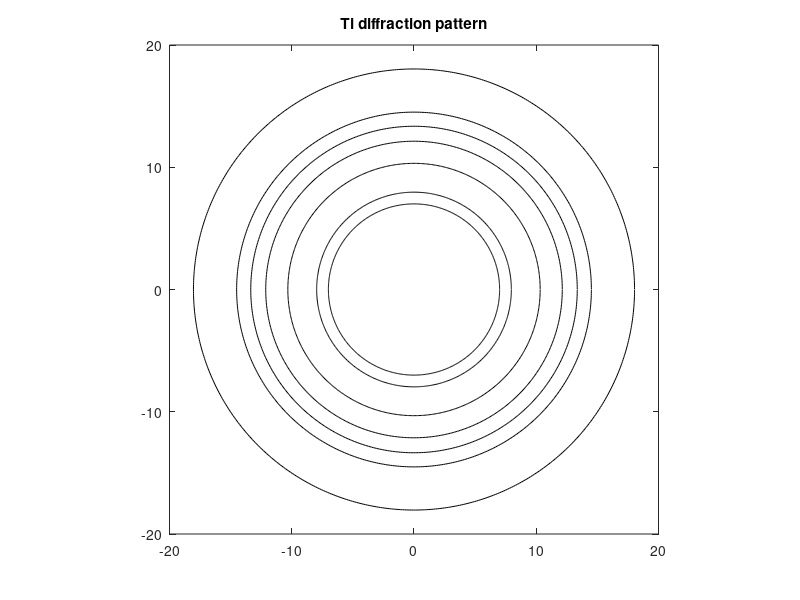

Here is the MATLAB script that generated this plot:
%Ti-alpha diffraction pattern
% HEXAGONAL
clear all;
t = 0:0.01:2*pi;
a=2.95;
c=4.72;
k_Cu=1.542;
CL=17.89;
h=[1 1 1 1 1 2 0 2 2 2];
k=[0 0 0 1 0 0 0 0 0 1];
l=[0 1 2 0 3 1 4 2 3 1];
d=1./sqrt(4*(h.^2+h.*k+k.^2)/(3*a^2)+l.^2/c^2)
theta=114.6*asin(k_Cu./(2.*d));
R=CL./d;
x1 = R(1)*cos(t);
y1 = R(1)*sin(t);
x2 = R(2)*cos(t);
y2 = R(2)*sin(t);
x3 = R(3)*cos(t);
y3 = R(3)*sin(t);
x4 = R(4)*cos(t);
y4 = R(4)*sin(t);
x5 = R(5)*cos(t);
y5 = R(5)*sin(t);
x6 = R(6)*cos(t);
y6 = R(6)*sin(t);
x7 = R(7)*cos(t);
y7 = R(7)*sin(t);
x8 = R(8)*cos(t);
y8 = R(8)*sin(t);
x9 = R(9)*cos(t);
y9 = R(9)*sin(t);
plot(x1,y1,'k',x2,y2,'k',x3,y3,'k',x4,y4,'k',x5,y5,'k',x6,y6,'k',x9,y9,'k');
title('Ti diffraction pattern');
axis ("square");
pause -1;
%axis([-25,25,-25,25]);
